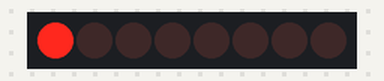
Bench run of a sketch on a simulated Arduino Uno, built with avr-gcc and run on an emulated ATmega328P. On the bench: 8 shift-register outputs drawn as a row of LEDs (first output left, lit = HIGH). Wiring (inferred from the names in the program): shift register (74HC595): data pin 8; shift clock pin 11; latch pin 10. Wiring (inferred from the signals the program sends): row of LEDs: on Q0, Q1, Q2, Q3, Q4, Q5, Q6, Q7.

Above: at 0.15 s.
At 1.05 s:
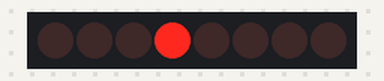
At 1.65 s:
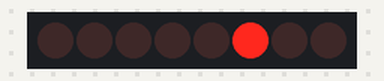
At 2.25 s:
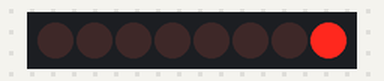
At 3.75 s:
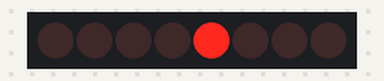
At 5.25 s:
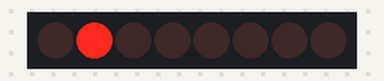
Timing chart, 0 to 5.5 s (numbered marks = the images above):
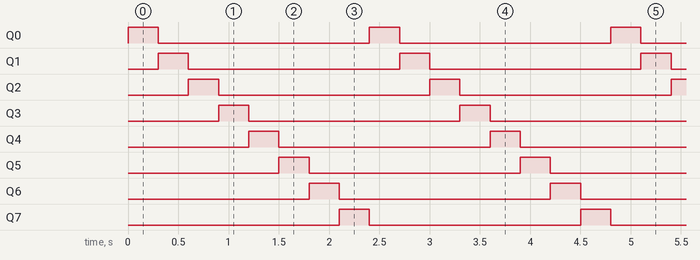

The sketch:

Shifty.ino
```cpp
/*

  Shifty

  Drive 8 LEDs with 3 pins using a 74HC595 shift register.

  For info and circuit diagrams see https://github.com/tardate/LittleArduinoProjects/tree/main/playground/Shifty

 */

const int latchPin = 10; // latch pin (ST_CP)
const int clockPin = 11; // clock pin (SH_CP)
const int dataPin  = 8;  // data pin (DS)

void setup() {
  pinMode(latchPin, OUTPUT);
  pinMode(clockPin, OUTPUT);
  pinMode(dataPin, OUTPUT);
}

void loop() {
  // a simple loop to light the 8 LEDs in sequence
  for(int bitToSet; bitToSet < 8; bitToSet++) {
    registerWrite(bitToSet, HIGH);
    delay(300);
  }
}

// Command: set +whichBit+ on the shift register to +whichState+
void registerWrite(int whichBit, int whichState) {
  byte bitsToSend = 0;
  digitalWrite(latchPin, LOW);
  bitWrite(bitsToSend, whichBit, whichState);
  shiftOut(dataPin, clockPin, MSBFIRST, bitsToSend);
  digitalWrite(latchPin, HIGH);
}
```

Measured:
- by itself, Q0–7: alternates HIGH for 0.30 s and LOW for 2.1 s
- by itself, everything shown: repeats every 2.4 s, in 8 steps
